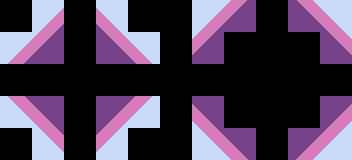

Tiled map render using the project's own tile images. Description and the whole map definition, tile-layer contents included, below:
An orthogonal 11x5 tile map with 32x32 px tiles, 3 tile layers (regions, input_primitives, output_intermediate).

<map version="1.2" tiledversion="1.3.1" orientation="orthogonal" renderorder="right-down" compressionlevel="0" width="11" height="5" tilewidth="32" tileheight="32" infinite="0" nextlayerid="4" nextobjectid="1">
 <tileset firstgid="1" source="../tilesets/primitives.tsx" />
 <layer id="1" name="regions" width="11" height="5">
  <data encoding="csv">
0,3,0,3,0,0,3,3,0,3,3,
3,3,0,3,3,0,3,0,0,0,3,
0,0,0,0,0,0,0,0,0,0,0,
3,3,0,3,3,0,3,0,0,0,3,
0,3,0,3,0,0,3,3,0,3,3
</data>
 </layer>
 <layer id="2" name="input_primitives" width="11" height="5">
  <properties>
   <property name="StrictEmpty" type="bool" value="true" />
  </properties>
  <data encoding="csv">
0,12,0,14,0,0,12,27,0,25,14,
12,27,0,25,14,0,27,0,0,0,25,
0,0,0,0,0,0,0,0,0,0,0,
28,11,0,9,30,0,11,0,0,0,9,
0,28,0,30,0,0,28,11,0,9,30
</data>
 </layer>
 <layer id="3" name="output_intermediate" width="11" height="5">
  <data encoding="csv">
0,7,0,8,0,0,7,15,0,16,8,
7,15,0,16,8,0,15,0,0,0,16,
0,0,0,0,0,0,0,0,0,0,0,
31,23,0,24,32,0,23,0,0,0,24,
0,31,0,32,0,0,31,23,0,24,32
</data>
 </layer>
</map>
